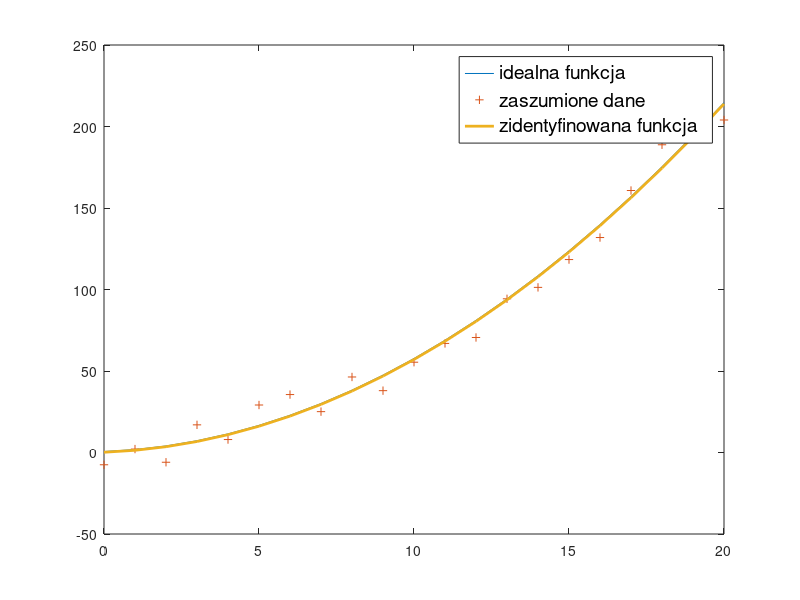

Recreate this plot in MATLAB.
x=0:20;
noise=30*(rand(1,21)-0.5);
y=0.5*(x.*x)+0.7*x+0.6;
yp=y+noise;
A=[(x.*x)' x' ones(21,1)];
b=yp';
z=pinv(A)*b;
ye=z(1)*(x.*x)+z(2)*x+z(3);
plot(x,y,x,yp,'+',x,ye,'Linewidth',2);
hl=legend('idealna funkcja','zaszumione dane','zidentyfinowana funkcja')
set(hl,'FontSize',14);

ee=(yp-ye)*(yp-ye)'
ep=(yp-y)*(yp-y)'
